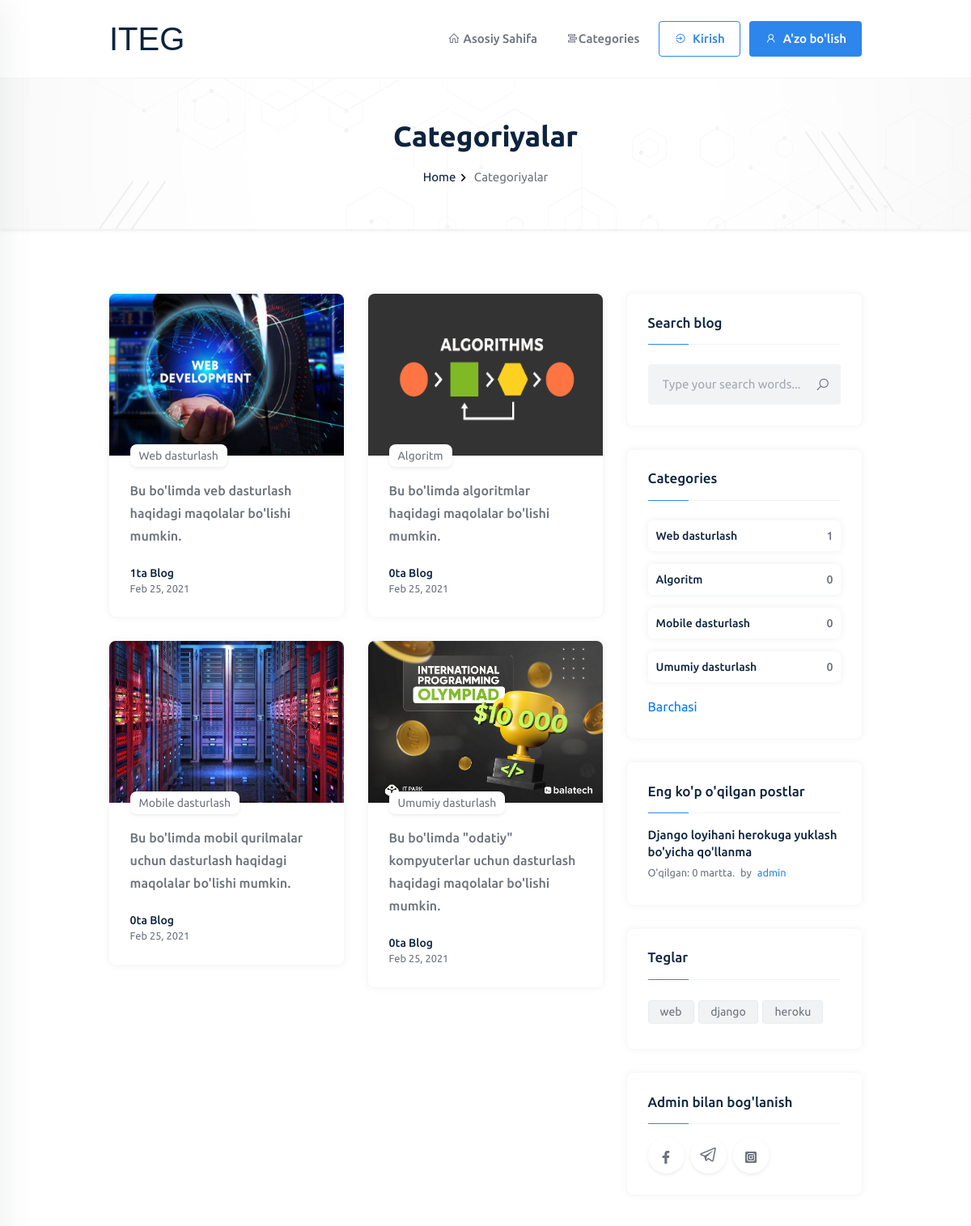
/category_list (upper part), run on an earlier commit of the app's database.
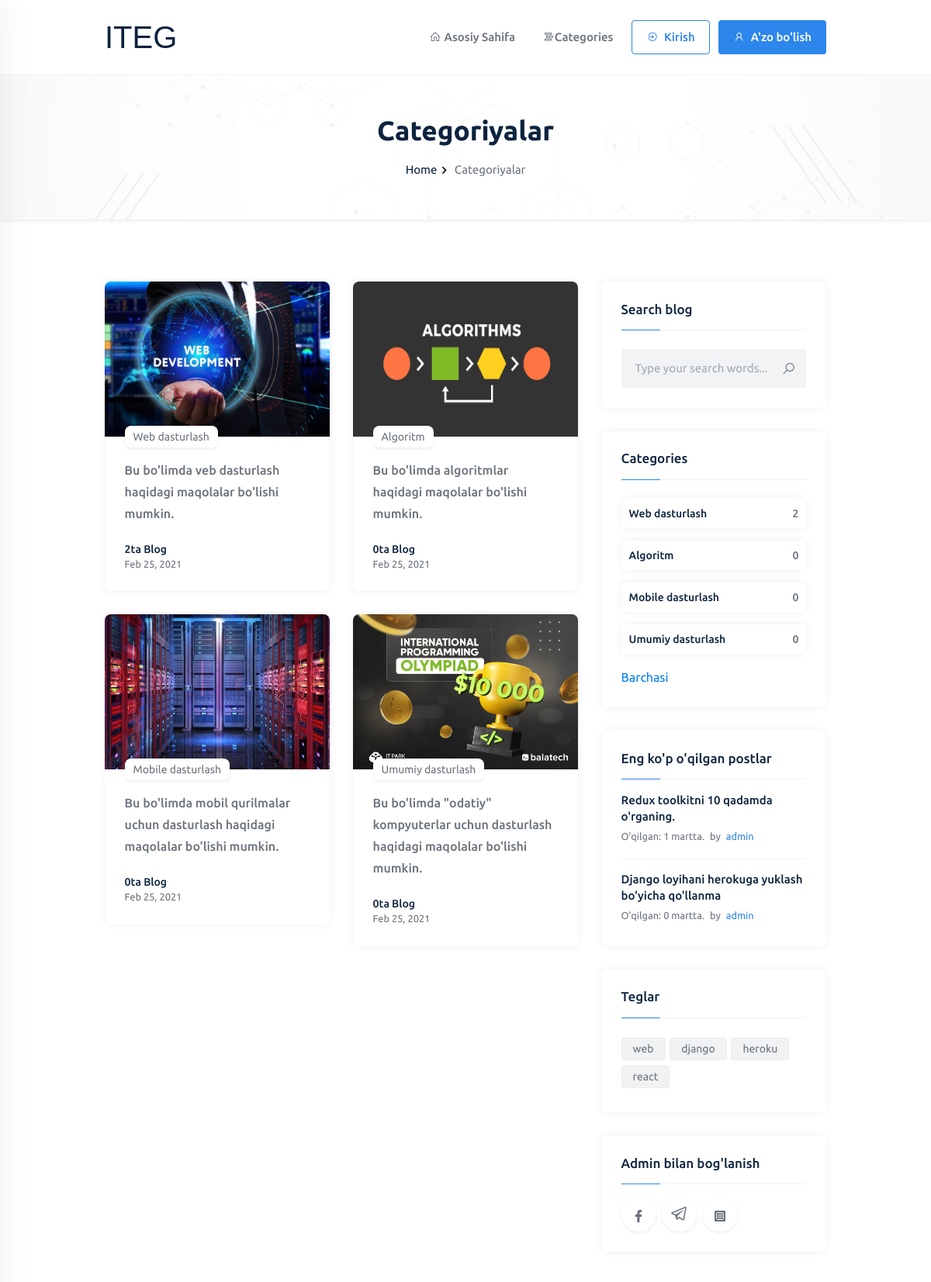
And on a later commit of the database.
### blog/models/category.py (models this page shows, shortened)
class Category(models.Model):
    name = models.CharField(max_length = 200)
    slug = models.SlugField(unique = True)
    img = models.ImageField(upload_to='blog/', default = True)
    description = models.TextField()

### blog/models/blog.py (models this page shows, shortened)
class Blog(models.Model):
    name = models.CharField(max_length=200)
    slug = models.SlugField(unique=True)
    description = QuillField()
    created_at = models.DateTimeField(auto_now_add = True)
    updated_at = models.DateTimeField(auto_now = True)
    category_id = models.ForeignKey('Category', on_delete=models.CASCADE)
    user_id = models.ForeignKey('MyUser', on_delete=models.CASCADE)
    tag = TaggableManager()
    views = models.PositiveBigIntegerField(default=0)
    img = models.ImageField(upload_to='user/')

### blog/models/myuser.py (models this page shows)
class MyUser(AbstractUser):
    bio = models.CharField(max_length = 200, blank=True)
    location = models.CharField(max_length=30, blank=True)
    birth_date = models.DateTimeField(null = True, blank=True)
    img = models.ImageField(upload_to='users/', blank=True, null=True)
    facebook_link = models.URLField(max_length=200, blank=True, null=True)
    instagram_link = models.URLField(max_length=200, blank=True, null=True)
    youtube_link = models.URLField(max_length=200, blank=True, null=True)
    telegram_link = models.URLField(max_length=200, blank=True, null=True)
    gitHub_link = models.URLField(max_length=200, blank=True, null=True)
    def __str__(self):
        return self.username

### blog/views.py (the view)
# urls.py: path('category_list', category_list, name="category_list"),
def category_list(request):
    category = Category.objects.all()
    paginator = Paginator(category, 4)
    page_number = request.GET.get('page')
    page_obj = paginator.get_page(page_number)
    context = {
        'category': page_obj
    }
    return render(request, "category_list.html", context)

### blog/templatetags/blog_sidebar.py (called while the page is built)
@register.inclusion_tag('category.html')
def show_categories():
    categories = Category.objects.all()
    return {'categories':categories}

@register.inclusion_tag('tag.html')
def show_tags():
    tag = Tag.objects.all()
    return {'tag':tag}

@register.inclusion_tag('top_message.html')
def show_message_link():
    top_blog = Blog.objects.order_by('-views')[:6]
    return {'top_blog':top_blog}

### blog/templates/category_list.html (shortened to what the changed rows need)
{% extends 'blog/base.html' %}
{% load static %}
{% load blog_sidebar %}
{% block content %}
<section class="hero-area pattern-bg-2 bg-white shadow-sm overflow-hidden pt-50px pb-50px">
    <div class="container">
        <div class="hero-content text-center">
            <h2 class="section-title pb-3">Categoriyalar</h2>
        </div>
    </div>
</section>
<section class="blog-area pt-80px pb-80px">
    <div class="container">
        <div class="row">
            <div class="col-lg-8">
                <div class="row">
                    {% for i in category %}
                        <div class="col-lg-6 responsive-column-half">
                        <div class="card card-item hover-y">
                            <a href="{% url 'category' i.slug %}" class="card-img">
                                <img style="height:200px" class="lazy" src="{{i.img.url}}" data-src="{{i.img.url}}" alt="Card image">
                            </a>
                            <div class="card-body pt-0">
                                <a href="{% url 'detail' i.slug %}" class="card-link">{{i.name}}</a>
                                <p class="fw-medium">{{i.description|truncatechars:100}}</p>
                                <div class="media media-card align-items-center shadow-none p-0 mb-0 rounded-0 mt-4 bg-transparent">
                                    <div class="media-body">
                                        <h5 class="fs-14 fw-medium">{{i.blog_set.count}}ta Blog</h5>
                                        <small class="meta d-block lh-20">
                                            <span>Feb 25, 2021</span>
                                        </small>
                                    </div>
                                </div>
                            </div>
                        </div>
                    </div>
                    {% endfor %}
                </div>
            </div>
            <div class="col-lg-4">
                <div class="sidebar">
                    {% show_categories %}
                    {% show_message_link %}
                    {% show_tags %}
                </div>
            </div>
        </div>
    </div>
</section>
{% endblock %}

### blog/templates/category.html
<div class="card card-item">
    <div class="card-body">
        <h3 class="fs-17 pb-3">Categories</h3>
        <div class="divider"><span></span></div>
        <div class="category-list pt-4">
            {% for i in categories %}
                <a href="{% url 'category' i.slug %}" class="cat-item d-flex align-items-center justify-content-between mb-3 hover-y">
                    <span class="cat-title">{{i.name}}</span>
                    <span class="cat-number">{{i.blog_set.count}}</span>
                </a>
            {% endfor %}
        </div>
        <a href="{% url 'category_list' %}" class="" >Barchasi</a>
    </div>
</div>

### blog/templates/top_message.html
<div class="card card-item">
    <div class="card-body">
        <h3 class="fs-17 pb-3">Eng ko'p o'qilgan postlar</h3>
        <div class="divider"><span></span></div>
        <div class="sidebar-questions pt-3">
            {% for i in top_blog %}
            <div class="media media-card media--card media--card-2">
                <div class="media-body">
                    <h5><a href="{% url 'detail' i.slug %}">{{i.name}}</a></h5>
                    <small class="meta">
                        <span class="pr-1">O'qilgan: {{i.views}} martta.</span>
                        <span class="pr-1"> by</span>
                        <a href="{% url 'user_profil' i.user_id.username %}" class="author">{{i.user_id}}</a>
                    </small>
                </div>
            </div>
            {% endfor %}
        </div>
    </div>
</div>

### blog/templates/tag.html
<div class="card card-item">
    <div class="card-body">
        <h3 class="fs-17 pb-3">Teglar</h3>
        <div class="divider"><span></span></div>
        <div class="tags pt-4">
            {% for i in tag %}
                <a href="{% url 'tags' i.slug %}" class="tag-link tag-link-md">{{i.name}}</a>
            {% endfor %}
        </div>
    </div>
</div>

What changed in the data, as far as the page shows it:
computed for Category "Bu bo'limda veb dasturlash haqidagi maqolalar bo'lishi mumkin.": blog_set.count "1" → "2"
added Blog: name "Redux toolkitni 10 qadamda o'rganing.", views "1", user_id "admin"
added Tag: name "react"
